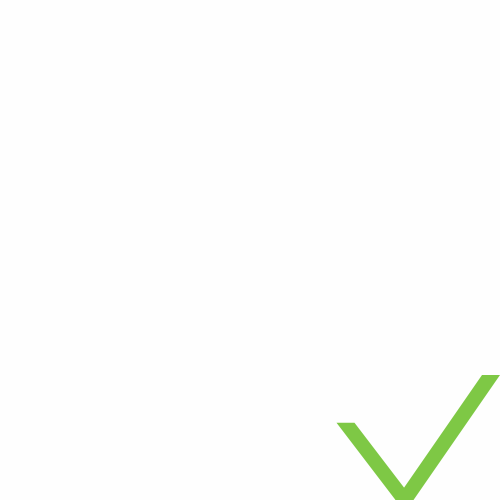
Frame 1 (no input)
Frame 2 (the mouse pressed at the canvas centre, redrawn once): identical to frame 1, image omitted

The Processing sketch that drew this single still picture (run headless with seeded random() and noise(); the mouse was pressed at the canvas centre and the sketch redrawn once):

// Processing sketch: correct
// ── correct.pde
final int WHITE = 254;
final int BLACK = 2;
final color GREEN = color(126, 200, 69); // PANTONE's Jasmine Green
final float PHI = (1 + sqrt(5))/2;

void setup() {
  size(500, 500);
  smooth();
  noLoop();
}

void draw() {
  float w = width/2;
  float h = height/2;
  float g = 9.0;
  float e = 1/PHI;

  background(WHITE);
  fill(GREEN);
  noStroke();
  translate(width/2, height/2);

  quad(w, h/2,
    w - 2*g, h/2,
    h/PHI - g, h,
    h/PHI + g, h);
  quad(h/PHI + g, h,
    h/PHI - g, h,
    h*e/PHI - g, h - h*e/2,
    h*e/PHI + g, h - h*e/2);
  save("correct.jpg");
}
